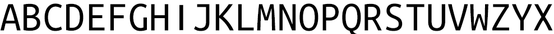
#> input picture OCR_Test/letters.png, 554 x 34 px, shrunk from 988 x 60 before the run
$ python plateDetection.py
#> lines starting #> are read from the running program, lines starting #| are printed output that depends on the picture; after the words box and inside, x2 and y2 are one past the last pixel; in counts of white or black regions, pixels touching at a corner belong together
#> further down, lt is the input picture: shape (34, 554); min 0, max 255, mean 191
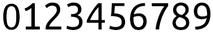
#> input picture OCR_Test/numbers.png, 213 x 34 px, shrunk from 380 x 60 before the run
#> further down, num is the input picture: shape (34, 213); min 0, max 255, mean 194.2
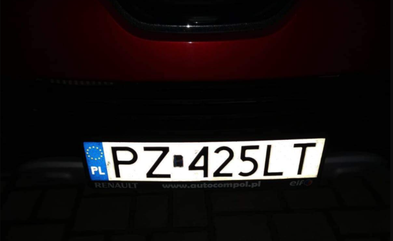
#> input picture OCR_Test/License_plates/1.png, 393 x 241 px, shrunk from 700 x 429 before the run, found by its file name
#> in loadImages, img is the input picture: shape (241, 393, 3); mean B, G, R 22, 21.9, 27.3
import math
import os
import sys
from collections import deque
import imutils

TS = False
TM = False
KNN = True

if TS:
    import pytesseract as pt

import cv2
import matplotlib.pyplot as plt
import numpy as np

MIN_CONTOUR_AREA = 100
RESIZED_IMAGE_WIDTH = 20
RESIZED_IMAGE_HEIGHT = 30
strFinalString = ""  # declare final string, this will have the final number sequence by the end of the program

class Tesseract:
    def __init__(self, img):
        self.img = img

    # Tesseract setup
    # [6 lines left out: function getText, not called in this run]

# Empty variables for the grayscale and binary arrays of the image
grayImg = None
binaryImg = None
binaryImg2 = None

#Convolution function
def convolute(img, filter):
    imgRow, imgCol = img.shape
    kernelRow, kernelCol = filter.shape
    output = np.zeros(img.shape)

    #Add padding to the image
    pad_height = kernelRow // 2
    pad_width = kernelCol // 2
    padded_image = np.zeros((imgRow + (2 * pad_height), imgCol + (2 * pad_width)))
    padded_image[pad_height:padded_image.shape[0] - pad_height, pad_width:padded_image.shape[1] - pad_width] = img

    for row in range(imgRow):
        for col in range(imgCol):
            output[row, col] = np.sum(filter * padded_image[row:row + kernelRow, col:col + kernelCol])
            output[row, col] /= filter.shape[0] * filter.shape[1]
    return output

#Gray scaling (Step 1)
def grayScale(img):

    print('Running gray scaling')
    height, width, channel = img.shape
#> height = 241; width = 393; channel = 3

    for i in range(height):
        for j in range(width):
            #Convert to grayscale
            r, g, b = img[i, j]
            px = r*0.1 + g*0.6 + b*0.3
            grayImg[i, j] = px
            #Convert to binary
            if px >= 90:
                binaryImg[i, j] = 255
                binaryImg2[i, j] = 0
            #Convert to inverted binary
            else:
                binaryImg[i, j] = 0
                binaryImg2[i, j] = 255
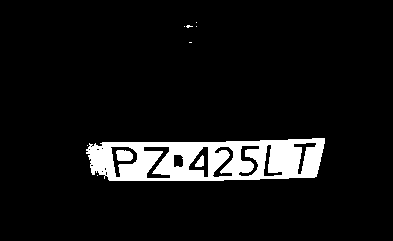
#> binaryImg: shape (241, 393) float64; 7.6% white; 10 white regions (7 under 20 px), largest, box (x1, y1, x2, y2) and area: (86, 138, 325, 181) 6984, (116, 150, 133, 161) 161, (195, 155, 204, 167) 70

    #Save the images
    cv2.imwrite('grayImg.jpg', grayImg)
    cv2.imwrite('binaryImg2.jpg', binaryImg2)
    cv2.imwrite('binaryImg.jpg',binaryImg)
    plt.imshow(grayImg, cmap='gray')
    plt.title("Grayscale")
    plt.show()
    print('Completed')
    gaussianBlur(5, grayImg)

#Generate 5X5 gaussian kernel and apply filter (Step 2)
def gaussianBlur(size, img, sigma=1):
#> called with size = 5, sigma = 1
    print('Applying gaussian filter')
    kernel = np.zeros((size,size))
    img = img
    for x in range(0,size):
        for y in range(0,size):
            kernel[x,y] = 1/(np.sqrt(2 * np.pi * sigma ** 2)) * np.e ** (-x**2 + y**2/2*sigma**2)
    filteredImage = convolute(img, kernel)
    print('Completed')
    sobel(filteredImage)

#Apply sobel kernels to the filtered image (Step 3)
def sobel(img):
    print('Applying sobel kernel')
    imgRow, imgCol = img.shape
#> imgRow = 241; imgCol = 393
    angle = np.zeros(img.shape)

    Gx = np.array \
        ([[-1,0,1],
          [-2,0,2],
          [-1,0,1]])

    Gy = np.array \
        ([[1, 2, 1],
          [0, 0, 0],
          [-1,-2,-1]])

    GxOut = convolute(img, Gx)
    GyOut = convolute(img, Gy)
#> after the loop in convolute (call 3), `for row in range(imgRow):`:
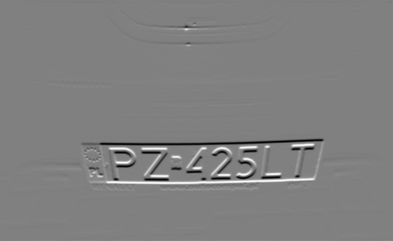
#> output: shape (241, 393) float64; min -6837.2, max 6726.4, mean -0.9; drawn with min black and max white

    #Calculate edge slope for each pixel
    for row in range(imgRow):
        for col in range(imgCol):
            angle[row, col] = np.arctan2(GyOut[row, col], GxOut[row, col])
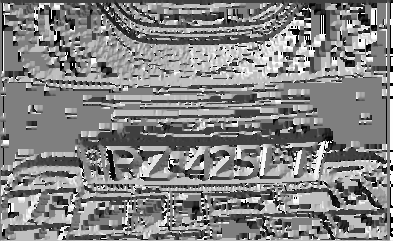
#> angle: shape (241, 393) float64; min -3.14, max 3.14, mean 0.104; drawn with min black and max white

    #Calculate edge magnitude
    G = np.sqrt(GxOut**2 + GyOut**2)

    #plt.imshow(G, cmap='gray')
    #plt.title("Sobel")
    #plt.show()
    print('Completed')
    non_max(G,angle)

#Non-maximum suppression (Step 4)
def non_max(img, angle):
    print('Applying non-maximum suppression')
    imgRow, imgCol = img.shape
#> imgRow = 241; imgCol = 393
    output = np.zeros(img.shape)

    angle = angle * 180. / np.pi
    angle[angle < 0] += 180

    for row in range(1,imgRow-1):
        for col in range(1,imgCol-1):
            q = 255
            r = 255

            if(0 <= angle[row,col] < 22.5) or (157.5 <= angle[row,col] <= 180):
                q = img[row,col+1]
                r = img[row,col-1]
            elif (22.5 <= angle[row,col] < 67.5):
                q = img[row+1,col-1]
                r = img[row-1,col+1]
            elif (67.5 <= angle[row,col] < 112.5):
                q = img[row+1,col]
                r = img[row-1,col]
            elif (112.5 <= angle[row,col] < 157.5):
                q = img[row-1,col-1]
                r = img[row+1,col+1]

            if(img[row,col] >= q) and (img[row,col] >= r):
                output[row,col] = img[row,col]
            else:
                output[row, col] = 0
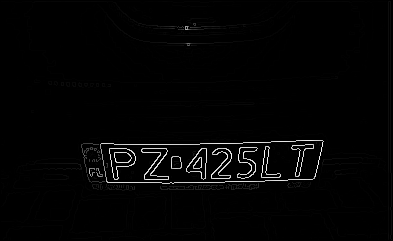
#> output: shape (241, 393) float64; min 0, max 7462.5, mean 124.9; drawn with min black and max white

    print('Completed')
    doubleThreshold(output)

    #plt.imshow(output, cmap='gray')
    #plt.title("Non-maximum suppression")
    #plt.show()

#Double thresholding (Step 5)
def doubleThreshold(img):
    print('Applying double threshold')
    row, col = img.shape
#> row = 241; col = 393
    weak = 25
    strong = 255
    output = np.zeros((row,col))

    lowThresholdRatio = 0.05
    highThresholdRatio = 0.2

    highThresh = img.max() * highThresholdRatio
#> highThresh = 1492.5
    lowThresh = highThresh * lowThresholdRatio
#> lowThresh = 74.62

    weakX, weakY = np.where((img <= highThresh) & (img >= lowThresh))
#> weakX = 6374 values from 1 to 239; weakY = 6374 values, max 391 at index 3852, min 1 at index 3853, mean 205.9
    strongX, strongY = np.where(img >= highThresh)
#> strongX = 1728 values from 23 to 183; strongY = 1728 values, max 323 at index 95, min 81 at index 192, mean 195.9

    output[strongX, strongY] = strong
    output[weakX, weakY] = weak
    #cv2.imwrite('non_max.jpg',output)

    print('Completed')
    trackEdge(output)

#Edge tracking (Step 6)
def trackEdge(img):
    print('Tracking edges')
    strong = 255
    weak = 25

    for row in range(1, img.shape[0]-1):
        for col in range(1, img.shape[1]-1):
            if (img[row,col] == weak):
                try:
                    if (img[row+1, col] == strong or img[row, col+1] == strong or img[row-1, col] == strong
                            or img[row, col-1] == strong or img[row+1, col+1] == strong
                            or img[row-1, col-1] == strong or img[row+1, col-1] == strong
                            or img[row-1, col+1] == strong):
                        img[row, col] = 255
                    else:
                        img[row, col] = 0
                except IndexError as e:
                    print("ERR")

    print('Completed')

    cv2.imwrite('edge.jpg',img)
    plt.imshow(img, cmap='gray')
    plt.title("Edge tracking")
    plt.show()

    detectPlate(img)

#License plate detection (Step 7)
def detectPlate(img):
    print('Detecting license plate')
    img = img.astype(np.uint8)
    contours = cv2.findContours(img, cv2.RETR_TREE, cv2.CHAIN_APPROX_SIMPLE)
    contours = imutils.grab_contours(contours)
    contours = sorted(contours, key=cv2.contourArea, reverse=True)[:10]
    cnt = None
    for c in contours:
        perimeter = cv2.arcLength(c, True)
        approx = cv2.approxPolyDP(c, 0.05 * perimeter, True)
        if len(approx) == 4:
            x, y, w, h = cv2.boundingRect(approx)
            print('Width: ' + str(w))
            print('Height: ' + str(h))
            aspectRatio = float(w) / h
            if aspectRatio >= 3.9 and aspectRatio <= 5.4:
                cnt = approx
                break
    if cnt is None:
        print('ERR - No license plate found')
        return None

    x, y, w, h = cv2.boundingRect(cnt)
    cv2.rectangle(binaryImg, (x, y), (x + w, y + h), (0, 255, 0), 2)
#> binaryImg: shape (241, 393) float64; 7.1% white; 12 white regions (7 under 20 px), largest, box (x1, y1, x2, y2) and area: (102, 143, 323, 181) 6176, (86, 143, 99, 175) 275, (116, 150, 133, 161) 161, (195, 155, 204, 167) 70, (288, 138, 325, 140) 50

    nummerpladeFrame = binaryImg[y: y + h, x+10: x + w-5]
#> nummerpladeFrame: shape (42, 209) float64; 69.2% white; 9 black regions, largest, box (x1, y1, x2, y2) and area: (0, 29, 209, 42) 616, (0, 0, 209, 33) 586, (34, 6, 60, 37) 295
    nummerpladeFrameInv = binaryImg2[y: y + h, x+10: x + w-5]
#> nummerpladeFrameInv: shape (42, 209) float64; 27.4% white; 10 white regions, largest, box (x1, y1, x2, y2) and area: (0, 29, 209, 42) 616, (34, 6, 60, 37) 295, (1, 6, 27, 36) 272

    height = 50
    width = int(height * 4.75)
    dim = (width, height)
    #Resize image
    resized = cv2.resize(nummerpladeFrame, dim, interpolation=cv2.INTER_AREA)
    resizedInv = cv2.resize(nummerpladeFrameInv, dim, interpolation=cv2.INTER_AREA)
    plate = cv2.imwrite('plate.jpg', nummerpladeFrame)
    pl = cv2.imread('plate.jpg')
#> pl: shape (42, 209, 3); min 0, max 255, mean 176.3
    print('Completed')

    #plt.imshow(resized, cmap='gray')
    #plt.title("Plate")
    #plt.show()

    if TS:
        ts = Tesseract(pl)
        ts.getText()
    else:
        if TM:
            createTemps(lt, num)
        print('Detecting characters')
        count(resized, resizedInv)

#Character segmentation (Step 8)
def count(img, imgInv):
    visited = np.zeros((img.shape[0], img.shape[1]))
    for x in range(0, img.shape[1]):
        for y in range(0, img.shape[0]):
            if img[y][x] == 0 and visited[y][x] != 1:
                append = True
                XYArray = []
                queue = deque([])
                grassFire(y, x, XYArray, append, img, imgInv, visited, queue)
            else:
                visited[y][x] = 1

    print(*letters)
    print('Completed')

letterArray = []
letters = []

def grassFire(y, x, XYArray, append, img, imgInv, visited, queue):
#> called with y = 0, x = 0, append = True
    try:
        if append == True:
            visited[y][x] = 1
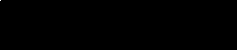
#> visited: shape (50, 237) float64; values 0 (black) and 1 (white), 0.01% white in thin lines or dots, all inside (x1, y1, x2, y2) = (0, 0, 1, 1)
            XYArray.append([x, y])
            queue.append([x, y])
        append = True

        if x + 1 < img.shape[1] and img[y][x + 1] == 0 and visited[y][x + 1] != 1:
            grassFire(y, x + 1, XYArray, append, img, imgInv, visited, queue)
#> in grassFire (call 2), `visited[y][x] = 1`: visited: shape (50, 237) float64; values 0 (black) and 1 (white), 0.02% white in thin lines or dots, all inside (x1, y1, x2, y2) = (0, 0, 2, 1)
#> in grassFire (call 3), `visited[y][x] = 1`: visited: shape (50, 237) float64; values 0 (black) and 1 (white), 0.03% white in thin lines or dots, all inside (x1, y1, x2, y2) = (0, 0, 3, 1)
#> in grassFire (call 4), `visited[y][x] = 1`: visited: shape (50, 237) float64; values 0 (black) and 1 (white), 0.03% white in thin lines or dots, all inside (x1, y1, x2, y2) = (0, 0, 4, 1)
#> in grassFire (call 5), `visited[y][x] = 1`: visited: shape (50, 237) float64; values 0 (black) and 1 (white), 0.04% white in thin lines or dots, all inside (x1, y1, x2, y2) = (0, 0, 5, 1)
#> in grassFire (call 6), `visited[y][x] = 1`: visited: shape (50, 237) float64; values 0 (black) and 1 (white), 0.05% white in thin lines or dots, all inside (x1, y1, x2, y2) = (0, 0, 6, 1)
#> in grassFire (call 7), `visited[y][x] = 1`: visited: shape (50, 237) float64; values 0 (black) and 1 (white), 0.06% white in thin lines or dots, all inside (x1, y1, x2, y2) = (0, 0, 7, 1)
#> in grassFire (call 8), `visited[y][x] = 1`: visited: shape (50, 237) float64; values 0 (black) and 1 (white), 0.07% white in thin lines or dots, all inside (x1, y1, x2, y2) = (0, 0, 8, 1)
#> in grassFire (call 9), `visited[y][x] = 1`: visited: shape (50, 237) float64; values 0 (black) and 1 (white), 0.08% white in thin lines or dots, all inside (x1, y1, x2, y2) = (0, 0, 9, 1)
#> in grassFire (call 10), `visited[y][x] = 1`: visited: shape (50, 237) float64; values 0 (black) and 1 (white), 0.08% white in thin lines or dots, all inside (x1, y1, x2, y2) = (0, 0, 10, 1)
#> in grassFire (call 11), `visited[y][x] = 1`: visited: shape (50, 237) float64; values 0 (black) and 1 (white), 0.09% white in thin lines or dots, all inside (x1, y1, x2, y2) = (0, 0, 11, 1)
#> in grassFire (call 12), `visited[y][x] = 1`: visited: shape (50, 237) float64; values 0 (black) and 1 (white), 0.1% white in thin lines or dots, all inside (x1, y1, x2, y2) = (0, 0, 12, 1)
#> in grassFire (call 13), `visited[y][x] = 1`: visited: shape (50, 237) float64; values 0 (black) and 1 (white), 0.11% white in thin lines or dots, all inside (x1, y1, x2, y2) = (0, 0, 13, 1)
#> in grassFire (call 14), `visited[y][x] = 1`: visited: shape (50, 237) float64; values 0 (black) and 1 (white), 0.12% white in thin lines or dots, all inside (x1, y1, x2, y2) = (0, 0, 14, 1)
#> in grassFire (call 15), `visited[y][x] = 1`: visited: shape (50, 237) float64; values 0 (black) and 1 (white), 0.13% white in thin lines or dots, all inside (x1, y1, x2, y2) = (0, 0, 15, 1)
#> in grassFire (call 16), `visited[y][x] = 1`: visited: shape (50, 237) float64; values 0 (black) and 1 (white), 0.14% white in thin lines or dots, all inside (x1, y1, x2, y2) = (0, 0, 16, 1)
#> in grassFire (call 17), `visited[y][x] = 1`: visited: shape (50, 237) float64; values 0 (black) and 1 (white), 0.14% white in thin lines or dots, all inside (x1, y1, x2, y2) = (0, 0, 17, 1)
#> in grassFire (call 18), `visited[y][x] = 1`: visited: shape (50, 237) float64; values 0 (black) and 1 (white), 0.15% white in thin lines or dots, all inside (x1, y1, x2, y2) = (0, 0, 18, 1)

        elif y + 1 < img.shape[0] and img[y + 1][x] == 0 and visited[y + 1][x] != 1:
            grassFire(y + 1, x, XYArray, append, img, imgInv,visited, queue)

        elif x > 0 and img[y][x - 1] == 0 and visited[y][x - 1] != 1:
            grassFire(y, x - 1, XYArray, append, img, imgInv,visited, queue)

        elif y > 0 and img[y - 1][x] == 0 and visited[y - 1][x] != 1:
            grassFire(y - 1, x, XYArray, append, img, imgInv, visited, queue)

        elif len(queue) != 0:
            append = False
            x, y = queue.pop()
            grassFire(y, x, XYArray, append, img, imgInv, visited, queue)

        else:
            xArray, yArray = zip(*XYArray)

            maxX = max(xArray)
            maxY = max(yArray)

            minX = min(xArray)
            minY = min(yArray)


            if maxY - minY > 15 and maxX - minX > 10:
                letter = img[minY:maxY,  minX:maxX]
                letterInv = imgInv[minY:maxY,  minX:maxX]
                letterArray.append(letter)
                if TM:
                    cv2.imwrite('letter.png', letter)
                    lt = cv2.imread('letter.png',0)
                    result = templateMatch(lt)
                    letters.append(result)
                elif KNN:
                    cv2.imwrite('letter.png', letterInv)
                    result = knnresult2()
                    letters.append(result)
                #plt.imshow(letter, cmap='gray')
                #plt.title("Letter")
                #plt.show()
    except:
        print('Grassfire error')

class ContourWithData():
    npaContour = None           # contour
    boundingRect = None         # bounding rect for contour
    intRectX = 0                # bounding rect top left corner x location
    intRectY = 0                # bounding rect top left corner y location
    intRectWidth = 0            # bounding rect width
    intRectHeight = 0           # bounding rect height
    fltArea = 0.0               # area of contour

    # [6 lines left out: function calculateRectTopLeftPointAndWidthAndHeight, not called in this run]

    def checkIfContourIsValid(self):                            # this is oversimplified, for a production grade program
        if self.fltArea < MIN_CONTOUR_AREA: return False        # much better validity checking would be necessary
        return True

def knnresult2():

    try:
        npaClassifications = np.loadtxt("classifications.txt", np.float32)                  # read in training classifications
    except:
        print ("error, unable to open classifications.txt, exiting program\n")
        os.system("pause")
        return

    try:
        npaFlattenedImages = np.loadtxt("flattened_images.txt", np.float32)                 # read in training images
    except:
        print ("error, unable to open flattened_images.txt, exiting program\n")
        os.system("pause")
        return

    npaClassifications = npaClassifications.reshape((npaClassifications.size, 1))       # reshape numpy array to 1d, necessary to pass to call to train
    kNearest = cv2.ml.KNearest_create()                   # instantiate KNN object
    kNearest.train(npaFlattenedImages, cv2.ml.ROW_SAMPLE, npaClassifications)

    imgTestingNumbers = cv2.imread("letter.png",0)          # read in testing numbers image

    imgROIResized = cv2.resize(imgTestingNumbers, (RESIZED_IMAGE_WIDTH, RESIZED_IMAGE_HEIGHT))             # resize image, this will be more consistent for recognition and storage
    npaROIResized = imgROIResized.reshape((1, RESIZED_IMAGE_WIDTH * RESIZED_IMAGE_HEIGHT))      # flatten image into 1d numpy array
    npaROIResized = np.float32(npaROIResized)       # convert from 1d numpy array of ints to 1d numpy array of floats

    retval, npaResults, neigh_resp, dists = kNearest.findNearest(npaROIResized, k = 3)     # call KNN function find_nearest
    print(retval)
    print(neigh_resp)
    strCurrentChar = str(chr(int(npaResults[0][0])))                                             # get character from results

    return strCurrentChar

detectedObjects = []
# [5 lines left out: function notInList, not called in this run]

charArray = []
# [30 lines left out: functions templateMatch, createTemps, not called in this run]

lt = cv2.imread('letters.png',0)
num = cv2.imread('numbers.png',0)
images = []
#print(sys.getrecursionlimit())
sys.setrecursionlimit(2000)
def loadImages(folder):
    print('Loading data set')
    for file in os.listdir(folder):
        img = cv2.imread(os.path.join(folder, file))
        if img is not None:
            images.append(img)
    print('Completed')

loadImages(r'C:\Users\Ciprian\Documents\GitHub\p3_fuckup\OCR_Test\License_plates')
for img in images:
    letters = []
    grayImg = np.zeros((img.shape[0], img.shape[1]))
    binaryImg = np.zeros((img.shape[0], img.shape[1]))
    binaryImg2 = np.zeros((img.shape[0], img.shape[1]))
    grayScale(img)
    pl = cv2.imread('plate.jpg')
    cv2.imshow('Plate',pl)
    cv2.waitKey(0)
